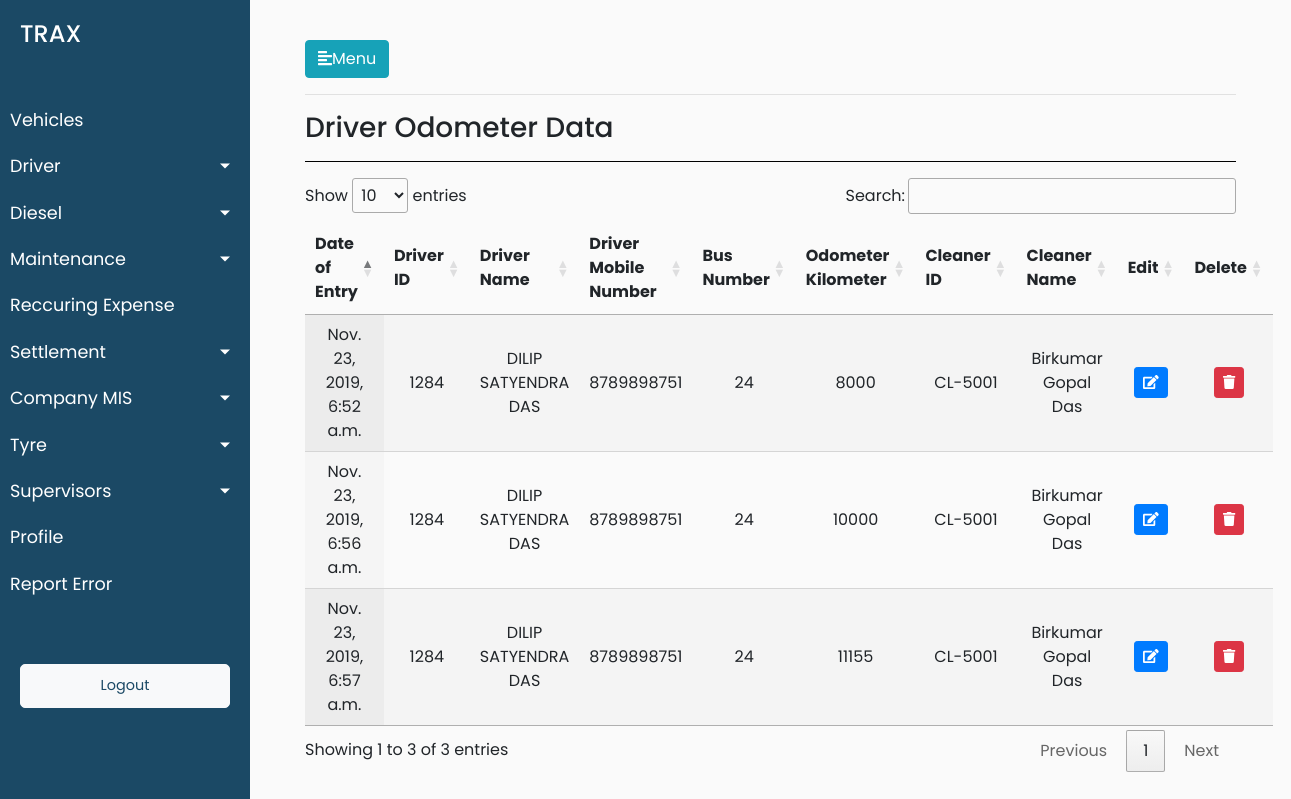
/driver/driver_odometer, run on an earlier commit of the app's database.
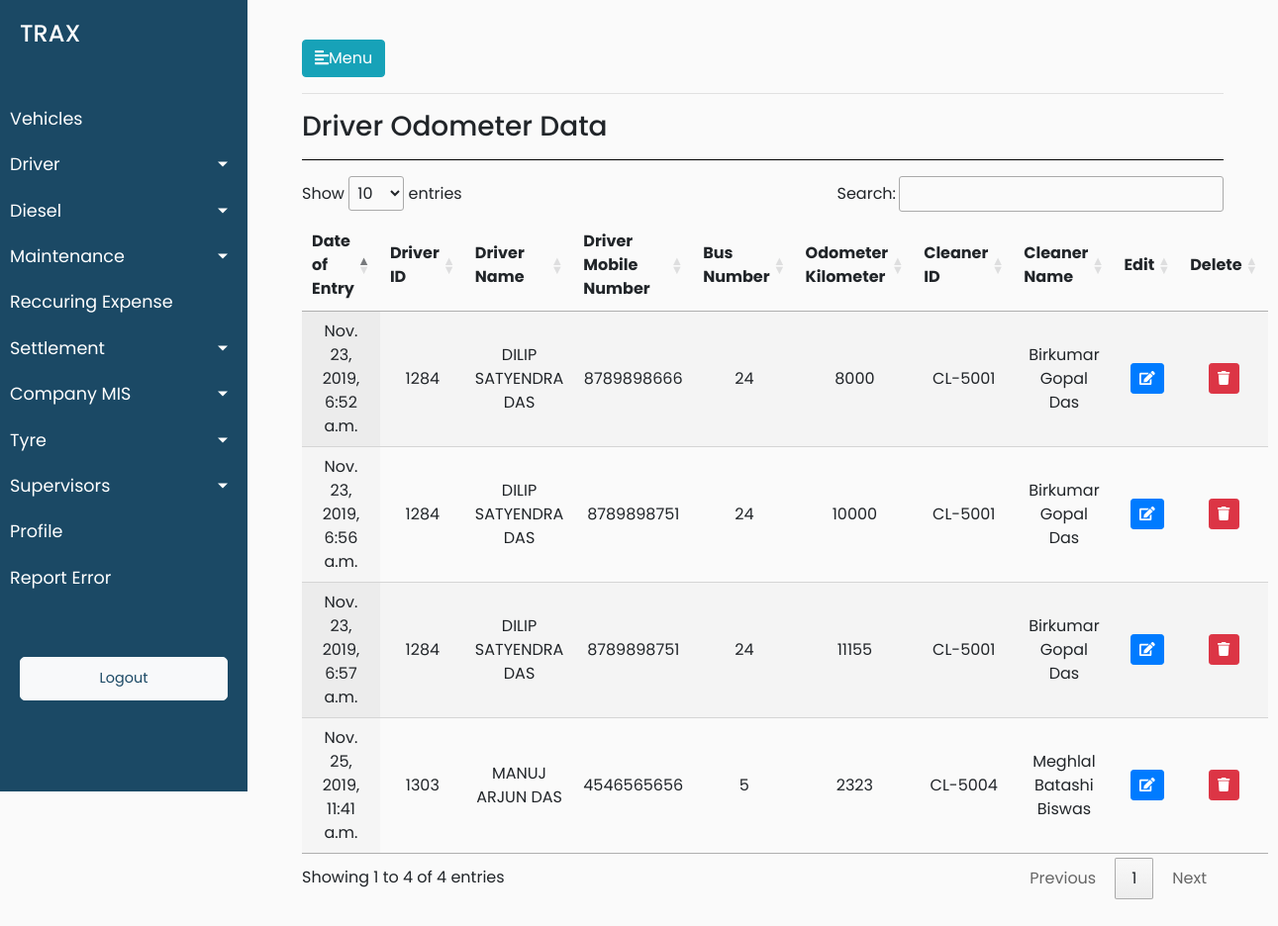
And on a later commit of the database.
### trax_vehicle_manager_data/models.py (models this page shows, shortened)
class Drivers_Odometer_Data(models.Model):
        drivers_odometer_data_date_of_entry = models.DateTimeField(default=timezone.now)
        drivers_odometer_data_driver_id = models.ForeignKey(Drivers, on_delete = models.CASCADE)
        drivers_odometer_data_mobile_number = models.CharField(max_length=12,blank=True)
        drivers_odometer_data_vehicle_number = models.ForeignKey(Vehicles, on_delete = models.CASCADE,blank=True, null=True)
        drivers_odometer_data_odometer_kilometer = models.CharField(max_length=12,blank=True)
        drivers_odometer_data_cleaner_id = models.ForeignKey(Cleaners, on_delete = models.CASCADE,blank=True, null=True)
        class Meta:
                verbose_name_plural = "Drivers Odometer List"
                verbose_name = "Driver's Odometer"

class Drivers(models.Model):
        driver_reference_no = models.IntegerField()
        driver_driver_name = models.CharField(max_length=264,default="")
        driver_vehicle_short_number = models.CharField(max_length=12,blank=True)
        driver_vehicle_number = models.CharField(max_length=12,blank=True)
        driver_vehicle_type = models.CharField(max_length=264,blank=True)
        vehicle_type_of_module = models.CharField(max_length=264,blank=True)
        driver_joining_date = models.DateTimeField(default=timezone.now)
        driver_license_number = models.CharField(max_length=264,blank=True)
        driver_aadhar_number = models.CharField(max_length=264,blank=True,default="")
        driver_contact_number = models.CharField(max_length=264,blank=True,default="")
        driver_pan_number = models.CharField(max_length=264,blank=True,default="")
        driver_address_proof = models.CharField(max_length=264,blank=True,default="")
        driver_photoid_proof = models.CharField(max_length=264,blank=True,default="")
        driver_driver_bank_name = models.CharField(max_length=264,default="")
        driver_bank_name = models.CharField(max_length=264,blank=True,default="")
        driver_bank_account_number = models.CharField(max_length=264,blank=True)
        driver_ban_ifsc_code = models.CharField(max_length=264,blank=True,default="")
        driver_bank_branch = models.CharField(max_length=264,blank=True,default="")
        driver_alternate_contact_number=models.CharField(max_length=264,blank=True,default="")
        driver_license_residence_address=models.CharField(max_length=264,blank=True,default="")
        driver_aadhar_card_residence_address=models.CharField(max_length=264,blank=True,default="")
        driver_years_of_experience = models.CharField(max_length=264,blank=True,default="")
        driver_last_employer_name = models.CharField(max_length=264,blank=True,default="")
        driver_years_with_kruze_or_aaron = models.CharField(max_length=264,blank=True,default="")
        def __str__(self):
                return str(self.driver_reference_no)

class Vehicles(models.Model):
        vehicle_ownership_choices = (('ATPL','ATPL'),('AT','AT'),('CT','CT'))
        vehicle_ownership_name = models.CharField(choices=vehicle_ownership_choices,max_length=900,default="AT")
        vehicle_id = models.CharField(max_length=900,blank=True)
        vehicle_number = models.CharField(max_length=900,blank=True)
        vehicle_card_number = models.CharField(max_length=900,blank=True)
        vehicle_seating_capacity = models.CharField(max_length=900,blank=True)
        minimum_average = models.CharField(max_length=900,blank=True)
        incremental_average = models.CharField(max_length=900,blank=True)
        vehicle_current_status = models.CharField(max_length=900,blank=True)
        vehicle_buying_date = models.DateTimeField(blank=True)
        vehicle_type = models.CharField(max_length=900,blank=True)
        vehicle_ownership = models.CharField(max_length=900,blank=True)
        vehicle_ownership_details = models.CharField(max_length=900,blank=True)
        vehicle_manufacturer = models.CharField(max_length=900,blank=True)
        vehicle_registered_number = models.CharField(max_length=900,blank=True)
        driver_id = models.ForeignKey(Drivers, on_delete = models.CASCADE)
        cleaner_id = models.ForeignKey(Cleaners, on_delete = models.CASCADE)
        def __str__(self):
            return str(self.pk)
        class Meta:
                verbose_name_plural = "Vehicles Master List"
                verbose_name = "Vehicle"

class Cleaners(models.Model):
    cleaner_Id = models.CharField(max_length=900,blank=True)
    cleaner_Name = models.CharField(max_length=900,blank=True)
    cleaner_Age = models.CharField(max_length=900,blank=True)
    cleaner_License_Number = models.CharField(max_length=900,blank=True)
    cleaner_Address = models.CharField(max_length=900,blank=True)
    cleaner_Contact_Number = models.CharField(max_length=900,blank=True)
    cleaner_Salary = models.CharField(max_length=900,blank=True)
    cleaner_joining_date = models.DateTimeField(blank=True)
    cleaner_aadhar_number = models.CharField(max_length=900,blank=True)
    cleaner_pan_number = models.CharField(max_length=900,blank=True)
    cleaner_alternate_contact_number = models.CharField(max_length=900,blank=True)
    cleaner_address_proof = models.CharField(max_length=900,blank=True)
    cleaner_photo_id_proof = models.CharField(max_length=900,blank=True)
    class Meta:
        verbose_name_plural = "Cleaners Master List"
        verbose_name = "Cleaner"

### trax_vehicle_manager_data/views.py (the view)
# urls.py: path('driver/driver_odometer',views.driver_odometer,name='driver_odometer'),
def driver_odometer(request):
    driver_odometer_objects = Drivers_Odometer_Data.objects.all()
    data = {'driver_odometer_list': driver_odometer_objects}
    return render(request,'trax_vehicle_manager_data/driver_odometer.html',data)

### trax_vehicle_manager_data/templates/trax_vehicle_manager_data/driver_odometer.html (shortened to what this page needs)
{% extends 'trax_vehicle_manager_data/base.html' %}
{% load static %}
{% block stylesheets %}
<link rel="stylesheet" href="//cdn.datatables.net/1.10.19/css/jquery.dataTables.min.css">
{% endblock stylesheets %}
{% block content %}
<hr>
<h3>Driver Odometer Data</h3>
<hr style="background-color: black">
<div>
    <table id="test_table" class="display" style="width:100%;text-align: center">
        <thead>
            <tr>
                <th>Date of Entry</th>
                <th>Driver ID</th>
                <th>Driver Name</th>
                <th>Driver Mobile Number</th>
                <th>Bus Number</th>
                <th>Odometer Kilometer</th>
                <th>Cleaner ID</th>
                <th>Cleaner Name</th>
                <th>Edit</th>
                <th>Delete</th>
            </tr>
        </thead>
        <tbody>
            {% for odometer in driver_odometer_list %}
            <tr>
                <td>{{odometer.drivers_odometer_data_date_of_entry}}</td>
                <td>{{odometer.drivers_odometer_data_driver_id}}</td>
                <td>{{odometer.drivers_odometer_data_driver_id.driver_driver_name}}</td>
                <td>{{odometer.drivers_odometer_data_mobile_number}}</td>
                <td>{{odometer.drivers_odometer_data_vehicle_number}}</td>
                <td>{{odometer.drivers_odometer_data_odometer_kilometer}}</td>
                <td>{{odometer.drivers_odometer_data_cleaner_id.cleaner_Id}}</td>
                <td>{{odometer.drivers_odometer_data_cleaner_id.cleaner_Name}}</td>
                <td>
					<button type="button" class="update-data-entered btn btn-sm btn-primary" data-id="{% url 'trax_vehicle_manager_data:update_driver_odometer_data' pk=odometer.pk  %}">
					<span class="fa fa-edit"></span>
					</button>
				</td>
				<td>
					<button type="button" class="delete-data-entered btn btn-sm btn-danger" data-id="{% url 'trax_vehicle_manager_data:delete_driver_odometer_data' pk=odometer.pk  %}">
					<span class="fa fa-trash"></span>
					</button>
				</td>
            </tr>
            {% endfor %}
        </tbody>
    </table>
</div>
{% endblock %}

What changed in the data, as far as the page shows it:
changed Drivers_Odometer_Data "Nov. 23, 2019, 6:52 a.m.": drivers_odometer_data_mobile_number "8789898751" → "8789898666"
added Drivers_Odometer_Data: drivers_odometer_data_date_of_entry "Nov. 25, 2019, 11:41 a.m.", drivers_odometer_data_driver_id "1303", drivers_odometer_data_driver_id.driver_driver_name "MANUJ ARJUN DAS", drivers_odometer_data_mobile_number "4546565656", drivers_odometer_data_vehicle_number "5", drivers_odometer_data_odometer_kilometer "2323", drivers_odometer_data_cleaner_id.cleaner_Id "CL-5004", drivers_odometer_data_cleaner_id.cleaner_Name "Meghlal Batashi Biswas"
Also different on the page:
text written by a page script: "Show entries Search: Showing 1 to 3 of 3 entries Previous 1 Next" → "Show entries Search: Showing 1 to 4 of 4 entries Previous 1 Next"
